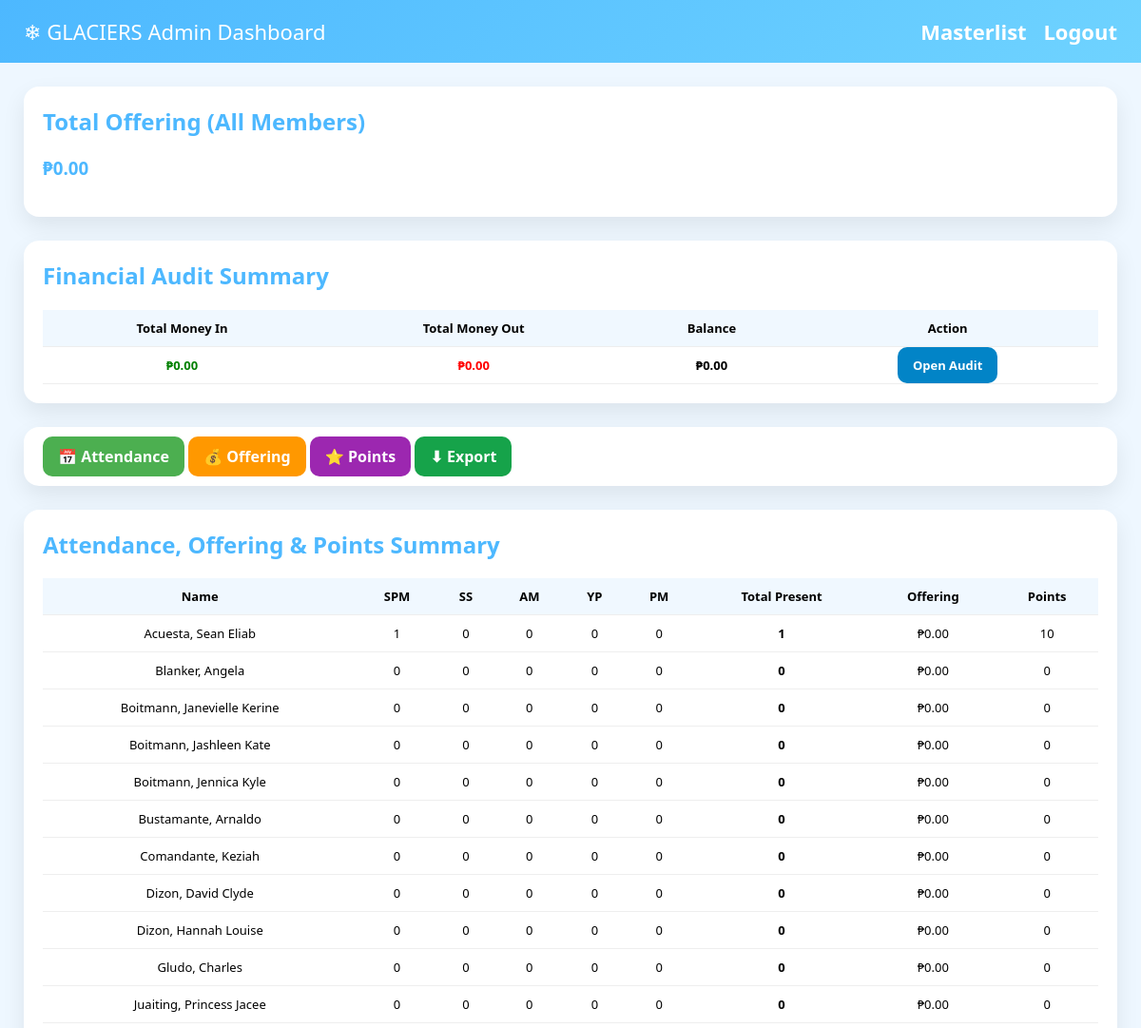
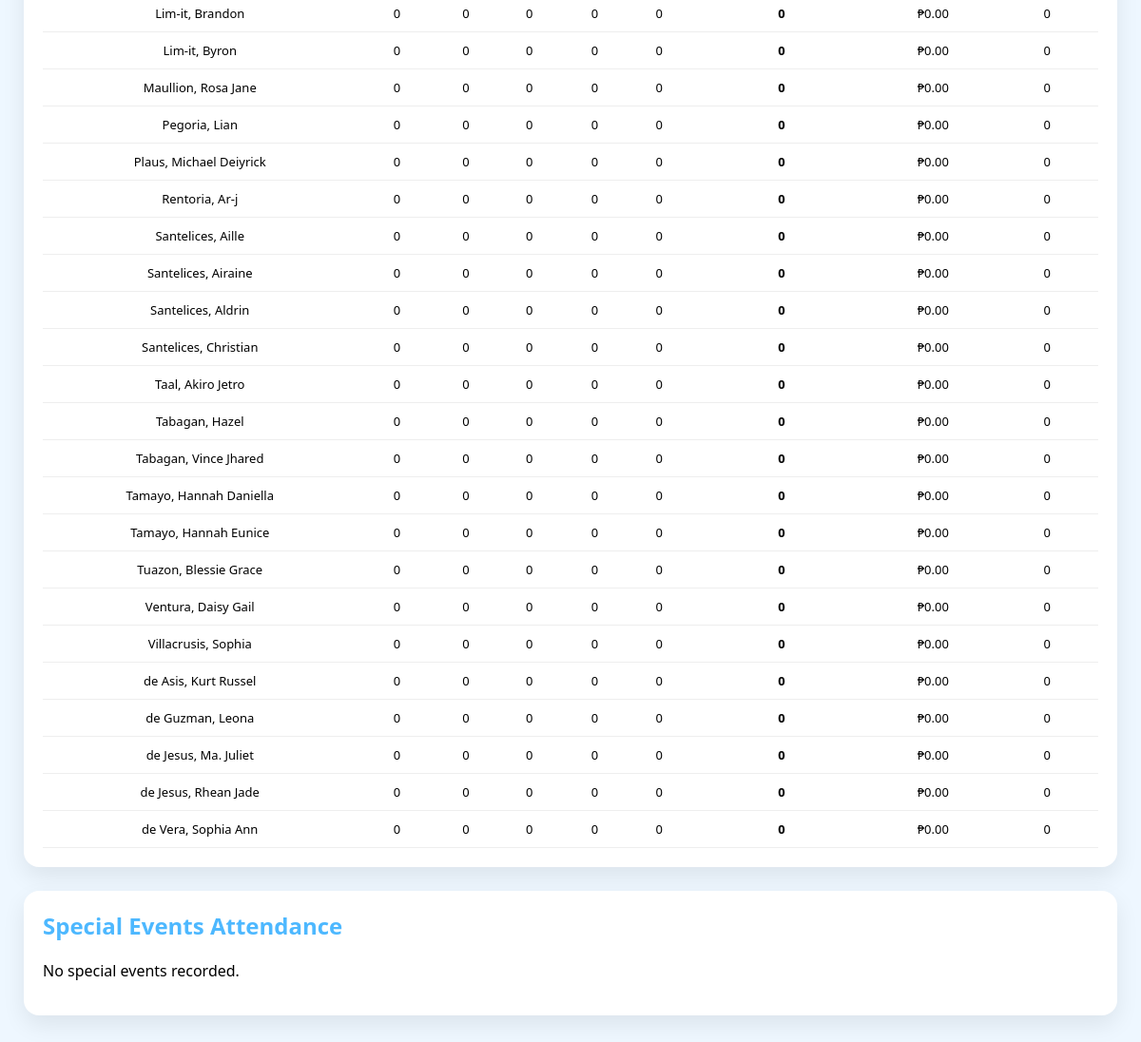
/admin.php (signed in), run on the app's committed database (2 pictures, top to bottom).
### tables this page shows
CREATE TABLE members (
    id INTEGER PRIMARY KEY AUTOINCREMENT,
    full_name TEXT NOT NULL,
    age INTEGER,
    birthday TEXT,
    address TEXT,
    contact TEXT,
    facebook TEXT
);

### admin.php (the view, shortened to what this page needs)
<?php
require "db.php";
$members = $conn->query("
    SELECT
        m.id AS member_id,
        m.full_name,
        SUM(CASE WHEN e.event_name='SPM' AND a.present=1 THEN 1 ELSE 0 END) AS spm,
        SUM(CASE WHEN e.event_name='SS'  AND a.present=1 THEN 1 ELSE 0 END) AS ss,
        SUM(CASE WHEN e.event_name='AM'  AND a.present=1 THEN 1 ELSE 0 END) AS am,
        SUM(CASE WHEN e.event_name='YP'  AND a.present=1 THEN 1 ELSE 0 END) AS yp,
        SUM(CASE WHEN e.event_name='PM'  AND a.present=1 THEN 1 ELSE 0 END) AS pm,
        COUNT(CASE WHEN a.present=1 THEN 1 END) AS total_present,
        COUNT(CASE WHEN a.present=1 THEN 1 END) * 10 AS attendance_points
    FROM members m
    LEFT JOIN attendance a ON m.id = a.member_id
    LEFT JOIN events e ON a.event_id = e.id
    GROUP BY m.id
    ORDER BY m.full_name
")->fetchAll(PDO::FETCH_ASSOC);
$offerings = $conn->query("
    SELECT m.id, IFNULL(SUM(o.amount),0)
    FROM members m
    LEFT JOIN offerings o ON m.id = o.member_id
    GROUP BY m.id
")->fetchAll(PDO::FETCH_KEY_PAIR);
$total_offering_all = $conn->query("
    SELECT IFNULL(SUM(amount),0) FROM offerings
")->fetchColumn();
$audit = $conn->query("
    SELECT
        SUM(CASE WHEN type='IN' THEN amount ELSE 0 END) AS total_in,
        SUM(CASE WHEN type='OUT' THEN amount ELSE 0 END) AS total_out
    FROM audit_logs
")->fetch(PDO::FETCH_ASSOC);
$audit_in  = $audit["total_in"]  ?? 0;
$audit_out = $audit["total_out"] ?? 0;
$audit_balance = $audit_in - $audit_out;
$special_events = [];
?>
<!DOCTYPE html>
<html>
<head>
</head>
<body>
<div class="header">
    <div>❄ GLACIERS Admin Dashboard</div>
    <div>
        <a href="masterlist.php">Masterlist</a>
        <a href="logout.php">Logout</a>
    </div>
</div>
<div class="container">
<div class="card">
<h2>Total Offering (All Members)</h2>
<h3>₱<?= number_format($total_offering_all,2) ?></h3>
</div>
<div class="card">
<h2>Financial Audit Summary</h2>
<table>
<tr>
    <th>Total Money In</th>
    <th>Total Money Out</th>
    <th>Balance</th>
    <th>Action</th>
</tr>
<tr>
    <td class="in">₱<?= number_format($audit_in,2) ?></td>
    <td class="out">₱<?= number_format($audit_out,2) ?></td>
    <td><strong>₱<?= number_format($audit_balance,2) ?></strong></td>
    <td><a class="auditbtn" href="audit.php">Open Audit</a></td>
</tr>
</table>
</div>
<div class="card">
<a class="attendance" href="attendance.php">📅 Attendance</a>
<a class="offering" href="offering.php">💰 Offering</a>
<a class="points" href="points.php">⭐ Points</a>
<a class="export" href="export_yp.php">⬇ Export</a>
</div>
<div class="card">
<h2>Attendance, Offering & Points Summary</h2>
<table>
<tr>
    <th>Name</th>
    <th>SPM</th>
    <th>SS</th>
    <th>AM</th>
    <th>YP</th>
    <th>PM</th>
    <th>Total Present</th>
    <th>Offering</th>
    <th>Points</th>
</tr>
<?php foreach ($members as $m): ?>
<tr>
    <td><?= htmlspecialchars($m["full_name"]) ?></td>
    <td><?= $m["spm"] ?></td>
    <td><?= $m["ss"] ?></td>
    <td><?= $m["am"] ?></td>
    <td><?= $m["yp"] ?></td>
    <td><?= $m["pm"] ?></td>
    <td><strong><?= $m["total_present"] ?></strong></td>
    <td>₱<?= number_format($offerings[$m["member_id"]] ?? 0,2) ?></td>
    <td><?= $m["attendance_points"] ?></td>
</tr>
<?php endforeach; ?>
</table>
</div>
<div class="card">
<h2>Special Events Attendance</h2>
<?php if (empty($special_events)): ?>
<p>No special events recorded.</p>
<?php endif; ?>
</div>
</div>
</body>
</html>

### admin.php (style rules this page uses)
* { box-sizing:border-box; font-family:"Segoe UI",Arial }
body { margin:0; background:#eef7ff }
.header { background:linear-gradient(135deg,#4db8ff,#6fd3ff); padding:18px 25px; color:white; display:flex; justify-content:space-between; align-items:center; font-size:22px; }
.header a { color:white; text-decoration:none; font-weight:bold; margin-left:12px; }
.container { padding:25px }
.card { background:white; border-radius:16px; padding:20px; box-shadow:0 10px 25px rgba(0,0,0,.08); margin-bottom:25px; }
h2,h3 { color:#4db8ff; margin-top:0 }
table { width:100%; border-collapse:collapse; font-size:13px; }
th,td { padding:10px; border-bottom:1px solid #eee; text-align:center; }
th { background:#f0f8ff }
.attendance { background:#4caf50; color:white; padding:10px 16px; border-radius:10px; text-decoration:none; font-weight:bold }
.offering { background:#ff9800; color:white; padding:10px 16px; border-radius:10px; text-decoration:none; font-weight:bold }
.points { background:#9c27b0; color:white; padding:10px 16px; border-radius:10px; text-decoration:none; font-weight:bold }
.auditbtn { background:#0284c7; color:white; padding:10px 16px; border-radius:10px; text-decoration:none; font-weight:bold }
.export { background:#16a34a; color:white; padding:10px 16px; border-radius:10px; text-decoration:none; font-weight:bold }
.in { color:green; font-weight:bold }
.out { color:red; font-weight:bold }

### data on the page
members: full_name "Acuesta, Sean Eliab", spm "1", ss "0", am "0", yp "0", pm "0", total_present "1", id "0.00", attendance_points "10"
members: full_name "Blanker, Angela", spm "0", ss "0", am "0", yp "0", pm "0", total_present "0", id "0.00", attendance_points "0"
members: full_name "Boitmann, Janevielle Kerine", spm "0", ss "0", am "0", yp "0", pm "0", total_present "0", id "0.00", attendance_points "0"
members: full_name "Boitmann, Jashleen Kate", spm "0", ss "0", am "0", yp "0", pm "0", total_present "0", id "0.00", attendance_points "0"
members: full_name "Boitmann, Jennica Kyle", spm "0", ss "0", am "0", yp "0", pm "0", total_present "0", id "0.00", attendance_points "0"
members: full_name "Bustamante, Arnaldo", spm "0", ss "0", am "0", yp "0", pm "0", total_present "0", id "0.00", attendance_points "0"
members: full_name "Comandante, Keziah", spm "0", ss "0", am "0", yp "0", pm "0", total_present "0", id "0.00", attendance_points "0"
members: full_name "Dizon, David Clyde", spm "0", ss "0", am "0", yp "0", pm "0", total_present "0", id "0.00", attendance_points "0"
members: full_name "Dizon, Hannah Louise", spm "0", ss "0", am "0", yp "0", pm "0", total_present "0", id "0.00", attendance_points "0"
members: full_name "Gludo, Charles", spm "0", ss "0", am "0", yp "0", pm "0", total_present "0", id "0.00", attendance_points "0"
members: full_name "Juaiting, Princess Jacee", spm "0", ss "0", am "0", yp "0", pm "0", total_present "0", id "0.00", attendance_points "0"
members: full_name "Lim-it, Brandon", spm "0", ss "0", am "0", yp "0", pm "0", total_present "0", id "0.00", attendance_points "0"
members: full_name "Lim-it, Byron", spm "0", ss "0", am "0", yp "0", pm "0", total_present "0", id "0.00", attendance_points "0"
members: full_name "Maullion, Rosa Jane", spm "0", ss "0", am "0", yp "0", pm "0", total_present "0", id "0.00", attendance_points "0"
members: full_name "Pegoria, Lian", spm "0", ss "0", am "0", yp "0", pm "0", total_present "0", id "0.00", attendance_points "0"
members: full_name "Plaus, Michael Deiyrick", spm "0", ss "0", am "0", yp "0", pm "0", total_present "0", id "0.00", attendance_points "0"
members: full_name "Rentoria, Ar-j", spm "0", ss "0", am "0", yp "0", pm "0", total_present "0", id "0.00", attendance_points "0"
members: full_name "Santelices, Aille", spm "0", ss "0", am "0", yp "0", pm "0", total_present "0", id "0.00", attendance_points "0"
members: full_name "Santelices, Airaine", spm "0", ss "0", am "0", yp "0", pm "0", total_present "0", id "0.00", attendance_points "0"
members: full_name "Santelices, Aldrin", spm "0", ss "0", am "0", yp "0", pm "0", total_present "0", id "0.00", attendance_points "0"
members: full_name "Santelices, Christian", spm "0", ss "0", am "0", yp "0", pm "0", total_present "0", id "0.00", attendance_points "0"
members: full_name "Taal, Akiro Jetro", spm "0", ss "0", am "0", yp "0", pm "0", total_present "0", id "0.00", attendance_points "0"
members: full_name "Tabagan, Hazel", spm "0", ss "0", am "0", yp "0", pm "0", total_present "0", id "0.00", attendance_points "0"
members: full_name "Tabagan, Vince Jhared", spm "0", ss "0", am "0", yp "0", pm "0", total_present "0", id "0.00", attendance_points "0"
members: full_name "Tamayo, Hannah Daniella", spm "0", ss "0", am "0", yp "0", pm "0", total_present "0", id "0.00", attendance_points "0"
members: full_name "Tamayo, Hannah Eunice", spm "0", ss "0", am "0", yp "0", pm "0", total_present "0", id "0.00", attendance_points "0"
members: full_name "Tuazon, Blessie Grace", spm "0", ss "0", am "0", yp "0", pm "0", total_present "0", id "0.00", attendance_points "0"
members: full_name "Ventura, Daisy Gail", spm "0", ss "0", am "0", yp "0", pm "0", total_present "0", id "0.00", attendance_points "0"
members: full_name "Villacrusis, Sophia", spm "0", ss "0", am "0", yp "0", pm "0", total_present "0", id "0.00", attendance_points "0"
members: full_name "de Asis, Kurt Russel", spm "0", ss "0", am "0", yp "0", pm "0", total_present "0", id "0.00", attendance_points "0"
members: full_name "de Guzman, Leona", spm "0", ss "0", am "0", yp "0", pm "0", total_present "0", id "0.00", attendance_points "0"
members: full_name "de Jesus, Ma. Juliet", spm "0", ss "0", am "0", yp "0", pm "0", total_present "0", id "0.00", attendance_points "0"
members: full_name "de Jesus, Rhean Jade", spm "0", ss "0", am "0", yp "0", pm "0", total_present "0", id "0.00", attendance_points "0"
members: full_name "de Vera, Sophia Ann", spm "0", ss "0", am "0", yp "0", pm "0", total_present "0", id "0.00", attendance_points "0"

### other printed values
$total_offering_all "0.00"
$audit_in "0.00"
$audit_out "0.00"
$audit_balance "0.00"
